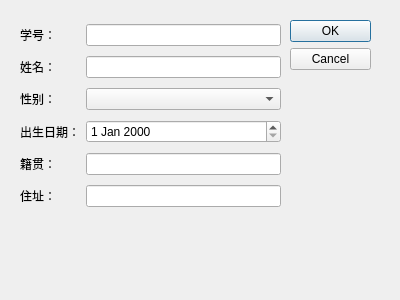
<?xml version="1.0" encoding="UTF-8"?>
<ui version="4.0">
 <class>StuDialog</class>
 <widget class="QDialog" name="StuDialog">
  <property name="geometry">
   <rect>
    <x>0</x>
    <y>0</y>
    <width>400</width>
    <height>300</height>
   </rect>
  </property>
  <property name="windowTitle">
   <string>Dialog</string>
  </property>
  <widget class="QDialogButtonBox" name="buttonBox">
   <property name="geometry">
    <rect>
     <x>290</x>
     <y>20</y>
     <width>81</width>
     <height>241</height>
    </rect>
   </property>
   <property name="orientation">
    <enum>Qt::Vertical</enum>
   </property>
   <property name="standardButtons">
    <set>QDialogButtonBox::Cancel|QDialogButtonBox::Ok</set>
   </property>
  </widget>
  <widget class="QWidget" name="verticalLayoutWidget">
   <property name="geometry">
    <rect>
     <x>20</x>
     <y>20</y>
     <width>261</width>
     <height>191</height>
    </rect>
   </property>
   <layout class="QGridLayout" name="gridLayout">
    <item row="0" column="0">
     <widget class="QLabel" name="StuID">
      <property name="text">
       <string>学号：</string>
      </property>
     </widget>
    </item>
    <item row="1" column="0">
     <widget class="QLabel" name="StuName">
      <property name="text">
       <string>姓名：</string>
      </property>
     </widget>
    </item>
    <item row="2" column="0">
     <widget class="QLabel" name="StuSex">
      <property name="text">
       <string>性别：</string>
      </property>
     </widget>
    </item>
    <item row="3" column="0">
     <widget class="QLabel" name="StuBirth">
      <property name="text">
       <string>出生日期：</string>
      </property>
     </widget>
    </item>
    <item row="5" column="0">
     <widget class="QLabel" name="StuAdd">
      <property name="text">
       <string>住址：</string>
      </property>
     </widget>
    </item>
    <item row="4" column="0">
     <widget class="QLabel" name="StuHome">
      <property name="text">
       <string>籍贯：</string>
      </property>
     </widget>
    </item>
    <item row="0" column="1">
     <widget class="QLineEdit" name="IDEdit"/>
    </item>
    <item row="4" column="1">
     <widget class="QLineEdit" name="HomeEdit"/>
    </item>
    <item row="5" column="1">
     <widget class="QLineEdit" name="AddEdit"/>
    </item>
    <item row="1" column="1">
     <widget class="QLineEdit" name="NameEdit"/>
    </item>
    <item row="3" column="1">
     <widget class="QDateEdit" name="BirthEdit"/>
    </item>
    <item row="2" column="1">
     <widget class="QComboBox" name="SexBox"/>
    </item>
   </layout>
  </widget>
 </widget>
 <resources/>
 <connections>
  <connection>
   <sender>buttonBox</sender>
   <signal>accepted()</signal>
   <receiver>StuDialog</receiver>
   <slot>accept()</slot>
   <hints>
    <hint type="sourcelabel">
     <x>248</x>
     <y>254</y>
    </hint>
    <hint type="destinationlabel">
     <x>157</x>
     <y>274</y>
    </hint>
   </hints>
  </connection>
  <connection>
   <sender>buttonBox</sender>
   <signal>rejected()</signal>
   <receiver>StuDialog</receiver>
   <slot>reject()</slot>
   <hints>
    <hint type="sourcelabel">
     <x>316</x>
     <y>260</y>
    </hint>
    <hint type="destinationlabel">
     <x>286</x>
     <y>274</y>
    </hint>
   </hints>
  </connection>
 </connections>
</ui>
